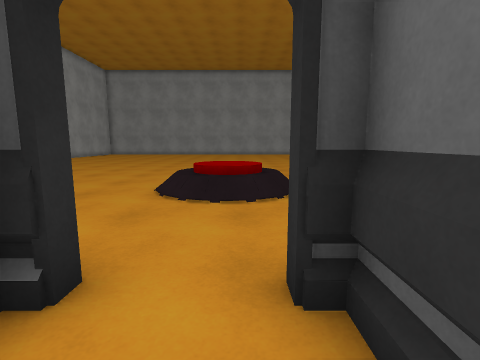
[1] (above)

17 first-person views from a walk through a 3-D level made in the Unity game engine. The camera is 1.3 m above the floor, tilts 8° down and sees 85° across. Doors are open. The floor is counted in squares, 1 m on a side. Each view is taken from the middle of a square. On the plan, view 1 faces up. The plan holds only what a view shows up to about 13 squares ahead; the rest is blank. The player character is not drawn. Surface patterns are stand-ins for the level's own textures.

[2]
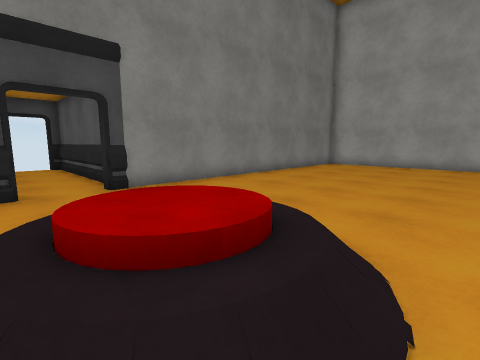

[3]
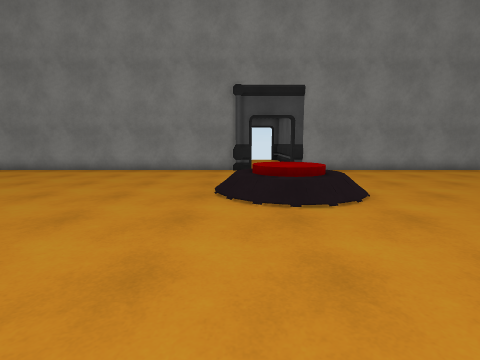

[4]
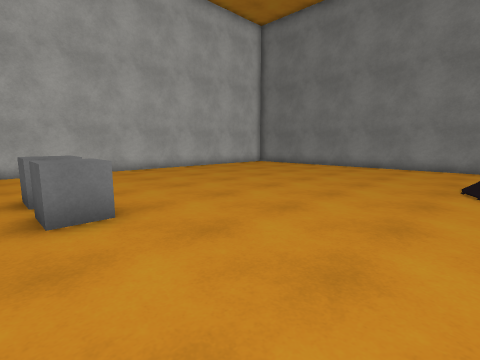

[5]
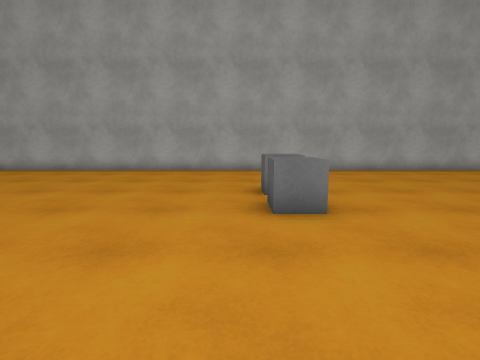

[6]
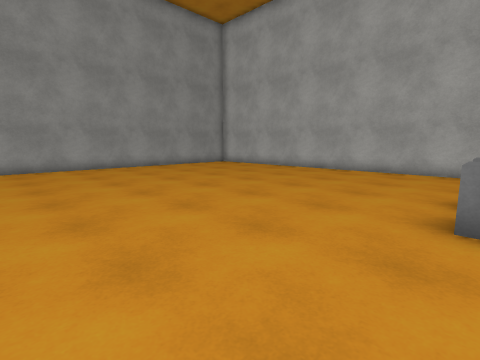

[7]
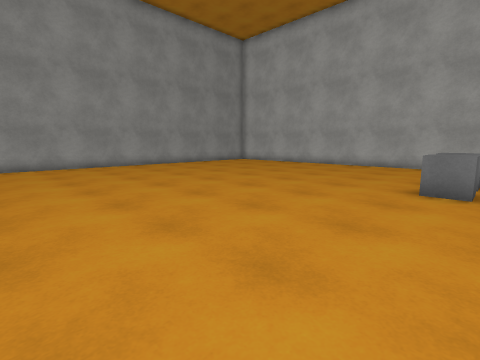

[8]
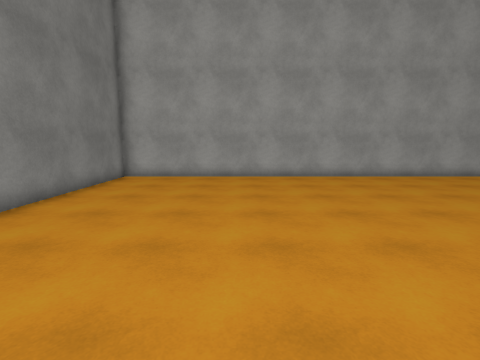

[9]
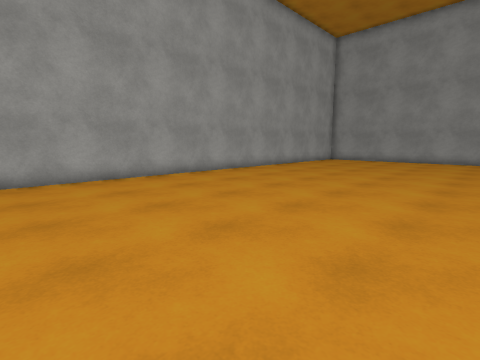

[10]
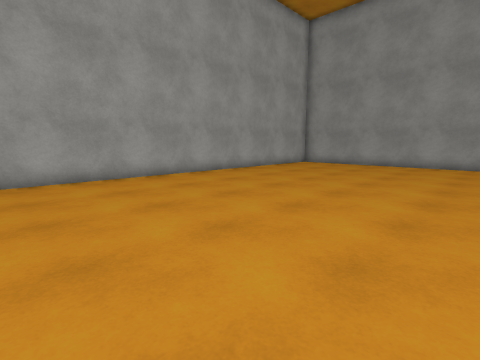

[11]
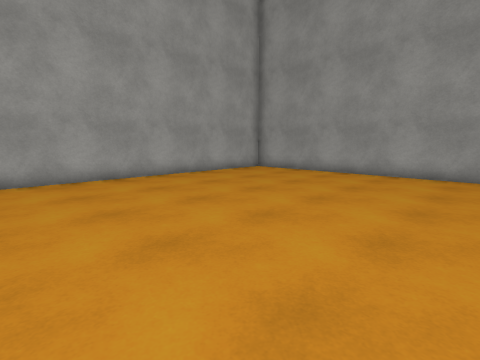

[12]
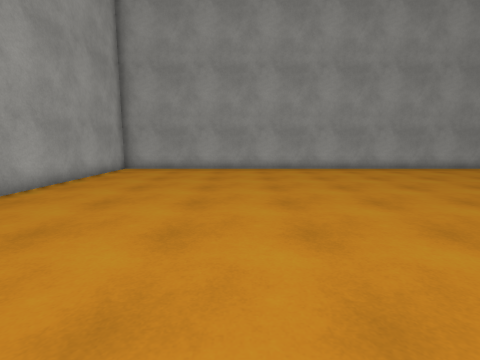

[13]
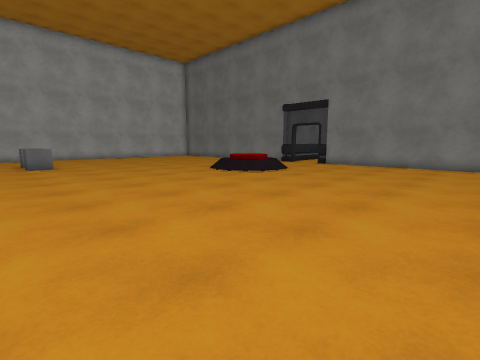

[14]
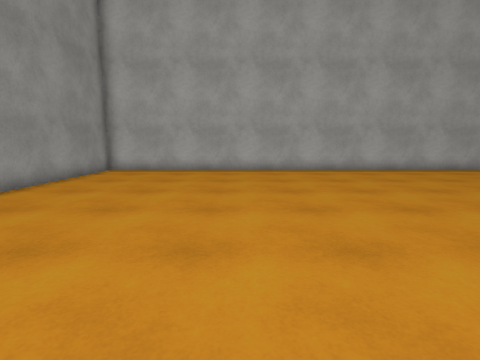

[15]
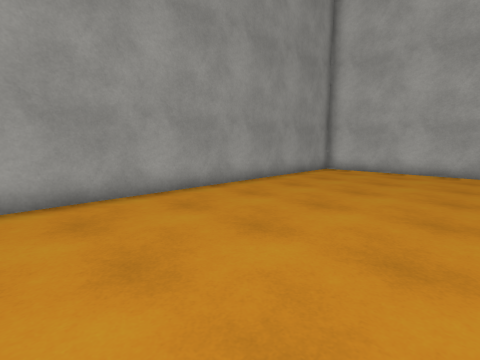

[16]
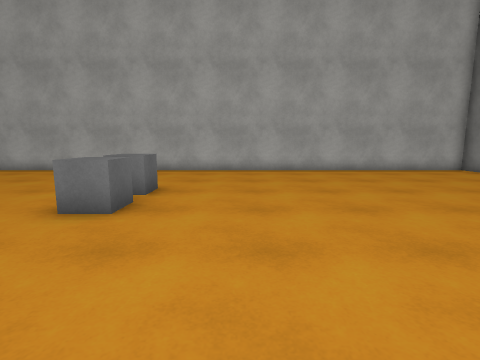

[17]
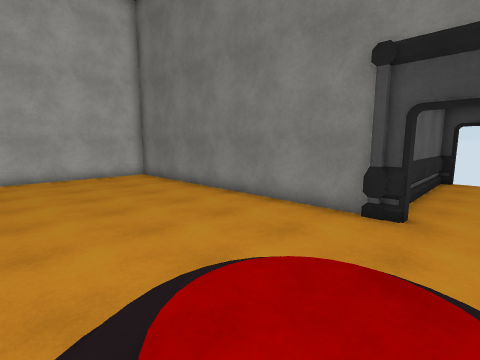

### Floor plan
Ten units are one square. View 1 is at (0, 0); x grows to the right and y downward. Boxes are objects, and circles mark ways between rooms. Rooms are numbered by the first view taken in them; rooms with no view inside come last. Other rooms are left out.
<svg viewBox="-154 -309 296 374">
<path fill="none" stroke="#000" d="M-20 -9 -20 55M10 -7 10 -19M10 55 10 -1M4 -23 137 -23 137 -304 -14 -304M-54 -304 -122 -304M-149 -301 -149 -23 -15 -23"/>
<rect x="55" y="-165" width="20" height="10" fill="#bbb"><title>other object</title></rect>
<rect x="75" y="-165" width="10" height="10" fill="#bbb"><title>other object</title></rect>
<circle cx="-5" cy="-20" r="3" fill="#2a7"/>
<text x="-10" y="20">1</text>
<text x="-10" y="-160">2</text>
</svg>
Room 1 opens to room 2.

Where each view was taken, in squares from view 1:
view 1: 0 up, 0 right, facing up
view 2: 10 up, 1 right, facing down-left
view 3: 15 up, 1 right, facing down
view 4: 17 up, 1 right, facing down-right
view 5: 17 up, 1 right, facing right
view 6: 16 up, 1 right, facing up-right
view 7: 15 up, 2 left, facing up-right
view 8: 8 up, 2 left, facing left
view 9: 10 up, 5 left, facing up-left
view 10: 14 up, 5 left, facing up-left
view 11: 19 up, 5 left, facing up-left
view 12: 17 up, 9 left, facing up
view 13: 18 up, 10 left, facing down-right
view 14: 24 up, 1 right, facing right
view 15: 24 up, 1 right, facing up-right
view 16: 13 up, 1 right, facing right
view 17: 9 up, 1 left, facing down-right
